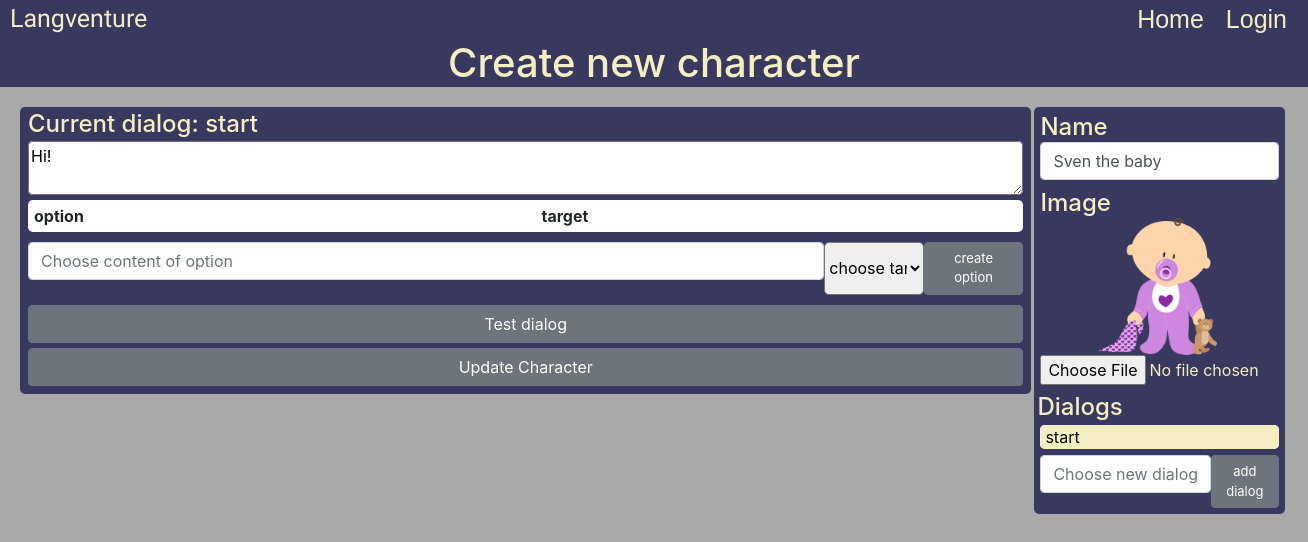
Before: /edit_actor/19 with the older database file.
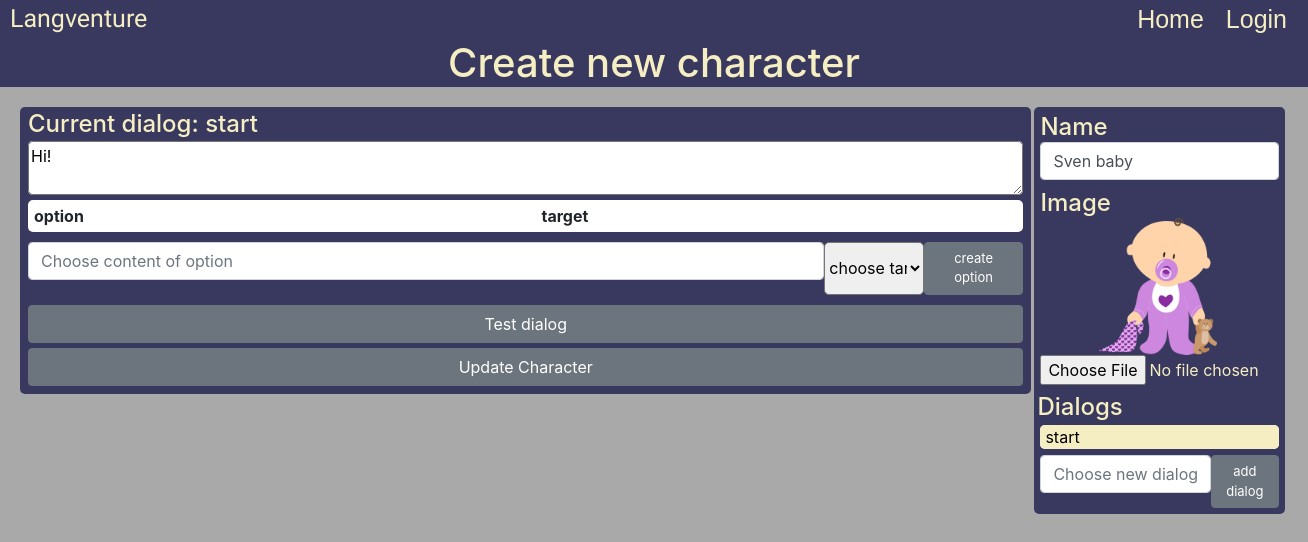
After: the same page with the newer database file.
### story/models.py (models this page shows)
class Actor(models.Model):
    scene = models.ForeignKey(Scene, blank=True, default=None, on_delete=models.CASCADE, related_name="actors")
    name = models.TextField()
    image = models.ImageField(blank=True, default=None, upload_to="images")
    scale = models.TextField(default="scale(1)")
    top = models.TextField(default="0px")
    left = models.TextField(default="0px")

### story/views.py (the view)
# urls.py: path("edit_actor/<int:actor_id>", views.edit_actor, name="edit_actor"),
def edit_actor(request, actor_id):
    actor = Actor.objects.get(pk=actor_id)
    return render(request, "story/actor.html", {
        "actor_id": actor_id,
        "name": actor.name,
        "image": actor.image
    })

### story/templates/story/actor.html (shortened to what the changed rows need)
{% extends "gapfiller/layout.html" %}
{% block body %}
    <div class="actor_title">
            <h1> Create new character</h1>
    </div>
    <div class="create_section">
        <div>
            <div class="right_actor_box">
                <div class="inner_box">
                    <div class="name_box">
                        <div class="form-group" style="margin:0px;">
                            {% if name %}
                            <input autofocus class="form-control"
                                   type="text"
                                   name="name"
                                   id="char_name"
                                   value="{{ name }}"
                                >
                            {% endif %}
                        </div>
                    </div>
                </div>
            </div>
        </div>
    </div>
{% endblock %}

Changed rows visible on the page:
changed Actor: name "Sven the baby" → "Sven baby"
